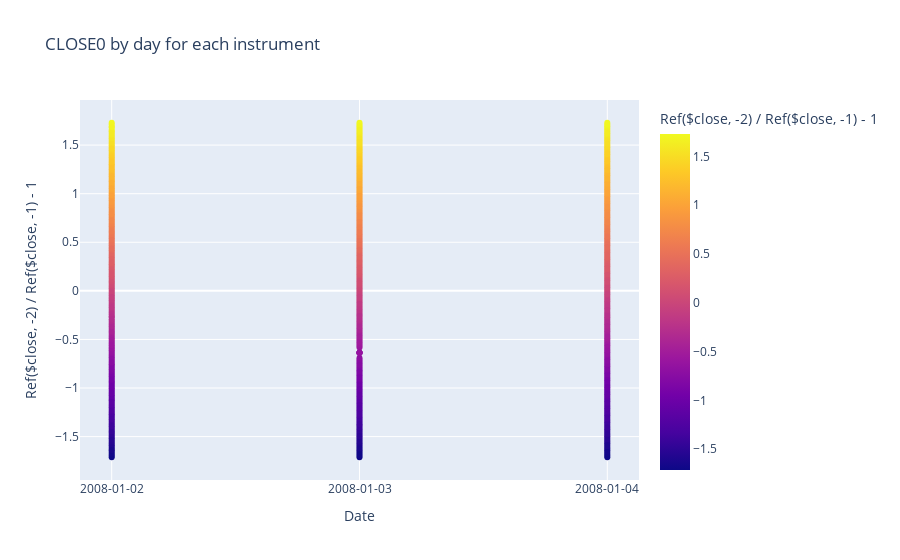

Notebook source saved alongside this figure:
### Markdown cell above
In order to better understand the effect of CSRankNorm our our data, visualize the chart below.

The stocks with yellow color are the ones with biggest return and the stocks with purple color are the ones with lowest return.

### Code cell
df_inital_CSRankNorm_filtered = df_inital_CSRankNorm[(df_inital_CSRankNorm['datetime'] < '2008-01-06')]
fig = px.scatter(df_inital_CSRankNorm_filtered, x="datetime", y=LABEL0, color=LABEL0, 
                hover_data=["instrument"], 
                labels={
                    "datetime":"Date",
                    LABEL0: "Ref(&#36;close, -2) / Ref(&#36;close, -1) - 1"
                },
                title="CLOSE0 by day for each instrument")
                
fig.update_xaxes(type='category')
fig.show()

### Figure 1 — Plotly figure (JSON) as saved in the notebook; plotly's stock layout.template omitted (floating-point values rounded to 4 significant figures; data arrays with more than 128 entries replaced by an {"elided": "..."} marker saying what was removed)
{"data": [{"customdata": {"elided": "580x1 str values"}, "hovertemplate": "Date=%{x}<br>Ref(&#36;close, -2) / Ref(&#36;close, -1) - 1=%{marker.color}<br>instrument=%{customdata[0]}<extra></extra>", "legendgroup": "", "marker": {"color": {"elided": "580 float values"}, "coloraxis": "coloraxis", "symbol": "circle"}, "mode": "markers", "name": "", "orientation": "v", "showlegend": false, "type": "scatter", "x": {"elided": "580 str values"}, "xaxis": "x", "y": {"elided": "580 float values"}, "yaxis": "y"}], "layout": {"coloraxis": {"colorbar": {"title": {"text": "Ref(&#36;close, -2) / Ref(&#36;close, -1) - 1"}}, "colorscale": [[0, "#0d0887"], [0.1111, "#46039f"], [0.2222, "#7201a8"], [0.3333, "#9c179e"], [0.4444, "#bd3786"], [0.5556, "#d8576b"], [0.6667, "#ed7953"], [0.7778, "#fb9f3a"], [0.8889, "#fdca26"], [1, "#f0f921"]]}, "legend": {"tracegroupgap": 0}, "title": {"text": "CLOSE0 by day for each instrument"}, "xaxis": {"anchor": "y", "domain": [0, 1], "title": {"text": "Date"}, "type": "category"}, "yaxis": {"anchor": "x", "domain": [0, 1], "title": {"text": "Ref(&#36;close, -2) / Ref(&#36;close, -1) - 1"}}}}
